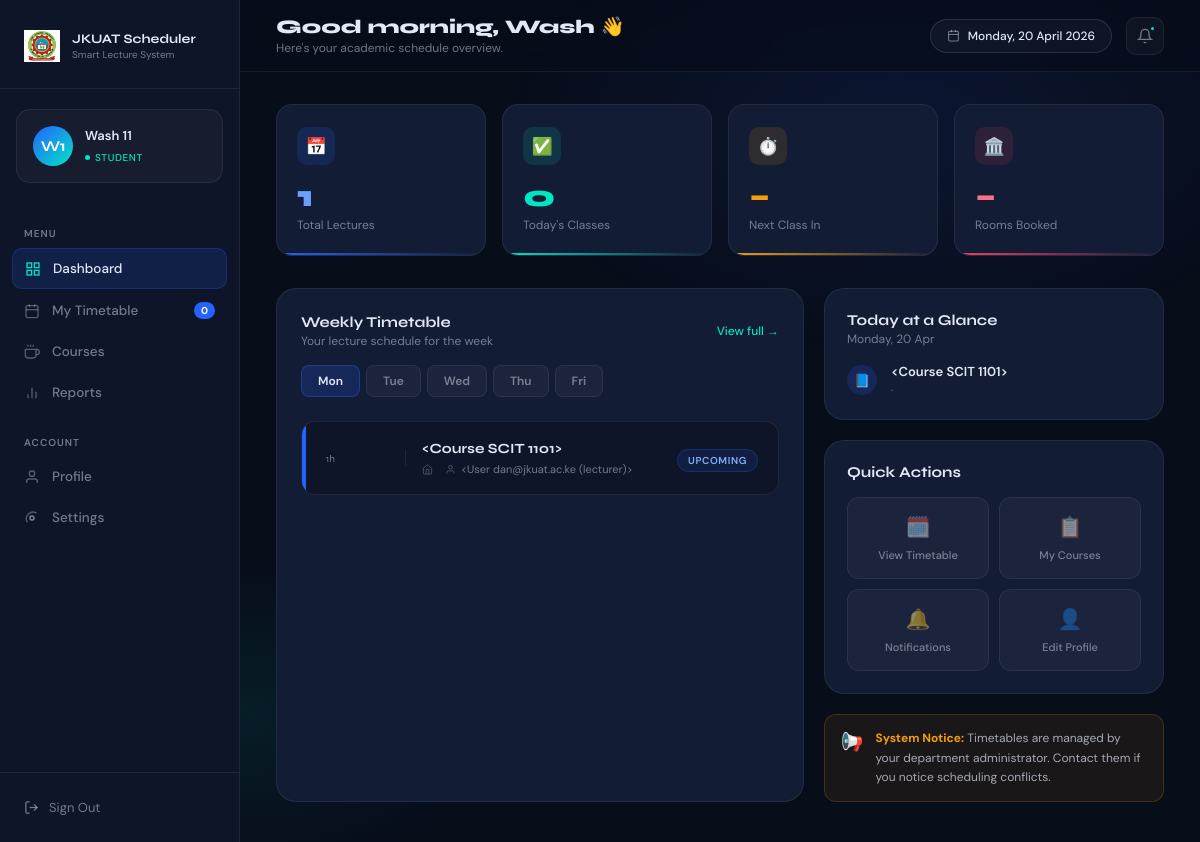
The app's page /student (signed in) with its own data.
### models.py (models this page shows, shortened)
class User(UserMixin, db.Model):
    __tablename__ = 'user'
    id       = db.Column(db.Integer, primary_key=True)
    name     = db.Column(db.String(120), nullable=False)
    email    = db.Column(db.String(120), unique=True, nullable=False)
    password = db.Column(db.String(256), nullable=False)
    role     = db.Column(db.String(20),  nullable=False)   # "student" | "lecturer"
    lectures       = db.relationship('Lecture',      backref='lecturer',
                                     foreign_keys='Lecture.lecturer_id', lazy=True)
    enrollments    = db.relationship('Enrollment',   backref='student',  lazy=True)
    notifications  = db.relationship('Notification', backref='user',     lazy=True,
                                     order_by='Notification.created_at.desc()')
    taught_courses = db.relationship('Course',       backref='lecturer', lazy=True)
    def unread_count(self):
        return Notification.query.filter_by(user_id=self.id, is_read=False).count()
    def __repr__(self):
        return f'<User {self.email} ({self.role})>'

class Lecture(db.Model):
    __tablename__ = 'lecture'
    id          = db.Column(db.Integer, primary_key=True)
    day         = db.Column(db.String(10),  nullable=False)
    start_time  = db.Column(db.Time, nullable=False)
    end_time    = db.Column(db.Time, nullable=False)
    created_at  = db.Column(db.DateTime, default=datetime.utcnow)
    lecturer_id = db.Column(db.Integer, db.ForeignKey('user.id'),   nullable=False)
    room_id     = db.Column(db.Integer, db.ForeignKey('room.id'),   nullable=False)
    course_id   = db.Column(db.Integer, db.ForeignKey('course.id'), nullable=False)
    notifications = db.relationship('Notification', backref='lecture', lazy=True)

class Course(db.Model):
    __tablename__ = 'course'
    id           = db.Column(db.Integer, primary_key=True)
    code         = db.Column(db.String(20),  nullable=False)   # "ICS 2200"
    name         = db.Column(db.String(120), nullable=False)   # "Electronics"
    year         = db.Column(db.Integer, nullable=False)        # 1–4
    semester     = db.Column(db.Integer, nullable=False)        # 1 or 2
    programme_id = db.Column(db.Integer, db.ForeignKey('programme.id'), nullable=False)
    lecturer_id  = db.Column(db.Integer, db.ForeignKey('user.id'),      nullable=True)
    lectures    = db.relationship('Lecture',    backref='course', lazy=True)
    enrollments = db.relationship('Enrollment', backref='course', lazy=True)
    def __repr__(self):
        return f'<Course {self.code}>'

### app.py (the view)
@app.route('/student')
@login_required
def student_dashboard():
    if current_user.role != 'student':
        return redirect(url_for('login'))
    enrolled_ids = [e.course_id for e in current_user.enrollments]
    lectures = Lecture.query\
        .filter(Lecture.course_id.in_(enrolled_ids))\
        .order_by(Lecture.day, Lecture.start_time)\
        .all() if enrolled_ids else []
    notifications = Notification.query\
        .filter_by(user_id=current_user.id)\
        .order_by(Notification.created_at.desc())\
        .limit(20).all()
    unread = current_user.unread_count()
    return render_template('student_dashboard.html',
                           user=current_user,
                           lectures=lectures,
                           notifications=notifications,
                           unread=unread)

### app.py (called while the page is built)
@login_manager.user_loader
def load_user(user_id):
    return User.query.get(int(user_id))

### templates/student_dashboard.html (shortened to what this page needs)
<!DOCTYPE html>
<html lang="en">
<head>
</head>
<body>
<aside class="sidebar">
    <div class="sidebar-brand">
        <img src="{{ url_for('static', filename='images/jkuat-logo.png') }}" alt="JKUAT">
        <div class="brand-text">
            JKUAT Scheduler
            <small>Smart Lecture System</small>
        </div>
    </div>
    <div class="sidebar-user">
        <div class="avatar" id="avatar-initials">--</div>
        <div class="user-info">
            <div class="user-name">{{ user.name }}</div>
            <div class="user-role">Student</div>
        </div>
    </div>
    <nav class="nav-section">
        <div class="nav-label">Menu</div>
        <a href="/student" class="nav-link active">
            <svg width="16" height="16" fill="none" stroke="currentColor" stroke-width="2" viewBox="0 0 24 24"><rect x="3" y="3" width="7" height="7"/><rect x="14" y="3" width="7" height="7"/><rect x="14" y="14" width="7" height="7"/><rect x="3" y="14" width="7" height="7"/></svg>
            Dashboard
        </a>
        <a href="#" class="nav-link">
            <svg width="16" height="16" fill="none" stroke="currentColor" stroke-width="2" viewBox="0 0 24 24"><rect x="3" y="4" width="18" height="18" rx="2"/><line x1="16" y1="2" x2="16" y2="6"/><line x1="8" y1="2" x2="8" y2="6"/><line x1="3" y1="10" x2="21" y2="10"/></svg>
            My Timetable
            <span class="badge-pill">0</span>
        </a>
        <a href="#" class="nav-link">
            <svg width="16" height="16" fill="none" stroke="currentColor" stroke-width="2" viewBox="0 0 24 24"><path d="M18 8h1a4 4 0 0 1 0 8h-1"/><path d="M2 8h16v9a4 4 0 0 1-4 4H6a4 4 0 0 1-4-4V8z"/><line x1="6" y1="1" x2="6" y2="4"/><line x1="10" y1="1" x2="10" y2="4"/><line x1="14" y1="1" x2="14" y2="4"/></svg>
            Courses
        </a>
        <a href="#" class="nav-link">
            <svg width="16" height="16" fill="none" stroke="currentColor" stroke-width="2" viewBox="0 0 24 24"><path d="M18 20V10"/><path d="M12 20V4"/><path d="M6 20v-6"/></svg>
            Reports
        </a>
        <div class="nav-label" style="margin-top:8px">Account</div>
        <a href="/profile" class="nav-link">
            <svg width="16" height="16" fill="none" stroke="currentColor" stroke-width="2" viewBox="0 0 24 24"><path d="M20 21v-2a4 4 0 0 0-4-4H8a4 4 0 0 0-4 4v2"/><circle cx="12" cy="7" r="4"/></svg>
            Profile
        </a>
        <a href="#" class="nav-link">
            <svg width="16" height="16" fill="none" stroke="currentColor" stroke-width="2" viewBox="0 0 24 24"><circle cx="12" cy="12" r="3"/><path d="M19.07 4.93A10 10 0 0 0 5 18.36M15 12a3 3 0 1 1-6 0 3 3 0 0 1 6 0"/></svg>
            Settings
        </a>
    </nav>
    <div class="sidebar-bottom">
        <a href="/logout" class="logout-link">
            <svg width="15" height="15" fill="none" stroke="currentColor" stroke-width="2" viewBox="0 0 24 24"><path d="M9 21H5a2 2 0 0 1-2-2V5a2 2 0 0 1 2-2h4"/><polyline points="16 17 21 12 16 7"/><line x1="21" y1="12" x2="9" y2="12"/></svg>
            Sign Out
        </a>
    </div>
</aside>
<div class="main">
    <header class="topbar">
        <div class="topbar-left">
            <h1>Good <span id="greeting-word">morning</span>, <span id="greeting-name">{{ user.name.split()[0] }}</span> 👋</h1>
            <p>Here's your academic schedule overview.</p>
        </div>
        <div class="topbar-right">
            <div class="today-pill">
                <svg width="13" height="13" fill="none" stroke="currentColor" stroke-width="2" viewBox="0 0 24 24"><rect x="3" y="4" width="18" height="18" rx="2"/><line x1="16" y1="2" x2="16" y2="6"/><line x1="8" y1="2" x2="8" y2="6"/><line x1="3" y1="10" x2="21" y2="10"/></svg>
                <span id="today-date">Today</span>
            </div>
            <div class="notif-btn">
                <svg width="16" height="16" fill="none" stroke="currentColor" stroke-width="2" viewBox="0 0 24 24"><path d="M18 8A6 6 0 0 0 6 8c0 7-3 9-3 9h18s-3-2-3-9"/><path d="M13.73 21a2 2 0 0 1-3.46 0"/></svg>
                <span class="notif-dot"></span>
            </div>
        </div>
    </header>
    <div class="content">
        <div class="stats-row">
            <div class="stat-card c-blue">
                <div class="stat-icon blue">📅</div>
                <div class="stat-val blue">{{ lectures|length }}</div>
                <div class="stat-label">Total Lectures</div>
            </div>
            <div class="stat-card c-teal">
                <div class="stat-icon teal">✅</div>
                <div class="stat-val teal">0</div>
                <div class="stat-label">Today's Classes</div>
            </div>
            <div class="stat-card c-amber">
                <div class="stat-icon amber">⏱️</div>
                <div class="stat-val amber">–</div>
                <div class="stat-label">Next Class In</div>
            </div>
            <div class="stat-card c-rose">
                <div class="stat-icon rose">🏛️</div>
                <div class="stat-val rose">–</div>
                <div class="stat-label">Rooms Booked</div>
            </div>
        </div>
        <div class="grid-2">
            <div class="timetable-panel">
                <div class="sec-head">
                    <div>
                        <div class="sec-title">Weekly Timetable</div>
                        <div class="sec-sub">Your lecture schedule for the week</div>
                    </div>
                    <a href="#" class="sec-action">View full →</a>
                </div>
                <div class="day-tabs" id="day-tabs">
                    <button class="day-tab" onclick="setDay(this,'Mon')">Mon</button>
                    <button class="day-tab" onclick="setDay(this,'Tue')">Tue</button>
                    <button class="day-tab" onclick="setDay(this,'Wed')">Wed</button>
                    <button class="day-tab" onclick="setDay(this,'Thu')">Thu</button>
                    <button class="day-tab" onclick="setDay(this,'Fri')">Fri</button>
                </div>
                <div class="lecture-list" id="lecture-list">
                    {% if lectures %}
                        {% for lecture in lectures %}
                        <div class="lecture-card">
                            <div class="card-accent-bar blue"></div>
                            <div class="card-body">
                                <div class="card-time">
                                    <span>{{ lecture.duration if lecture.duration else '1h' }}</span>
                                </div>
                                <div class="card-info">
                                    <div class="card-course">{{ lecture.course }}</div>
                                    <div class="card-meta">
                                        <span class="meta-chip">
                                            <svg width="11" height="11" fill="none" stroke="currentColor" stroke-width="2" viewBox="0 0 24 24"><path d="M3 9l9-7 9 7v11a2 2 0 0 1-2 2H5a2 2 0 0 1-2-2z"/><polyline points="9 22 9 12 15 12 15 22"/></svg>
                                        </span>
                                        {% if lecture.lecturer %}
                                        <span class="meta-chip">
                                            <svg width="11" height="11" fill="none" stroke="currentColor" stroke-width="2" viewBox="0 0 24 24"><path d="M20 21v-2a4 4 0 0 0-4-4H8a4 4 0 0 0-4 4v2"/><circle cx="12" cy="7" r="4"/></svg>
                                            {{ lecture.lecturer }}
                                        </span>
                                        {% endif %}
                                    </div>
                                </div>
                                <div class="card-status">
                                    <span class="status-badge next">Upcoming</span>
                                </div>
                            </div>
                        </div>
                        {% endfor %}
                    {% endif %}
                </div>
            </div>
            <div class="right-col">
                <div class="today-card">
                    <div class="sec-head">
                        <div>
                            <div class="sec-title">Today at a Glance</div>
                            <div class="sec-sub" id="today-label">Loading…</div>
                        </div>
                    </div>
                    <div class="today-timeline">
                        {% if lectures %}
                            {% for lecture in lectures[:3] %}
                            <div class="timeline-item">
                                <div class="tl-dot blue">📘</div>
                                <div class="tl-body">
                                    <div class="tl-course">{{ lecture.course }}</div>
                                    <div class="tl-meta">{{ lecture.time }} · {{ lecture.room }}</div>
                                </div>
                            </div>
                            {% endfor %}
                        {% endif %}
                    </div>
                </div>
                <div class="quick-card">
                    <div class="sec-head">
                        <div class="sec-title">Quick Actions</div>
                    </div>
                    <div class="quick-grid">
                        <a href="#" class="quick-btn">
                            <span class="qb-icon">🗓️</span>
                            View Timetable
                        </a>
                        <a href="#" class="quick-btn">
                            <span class="qb-icon">📋</span>
                            My Courses
                        </a>
                        <a href="#" class="quick-btn">
                            <span class="qb-icon">🔔</span>
                            Notifications
                        </a>
                        <a href="#" class="quick-btn">
                            <span class="qb-icon">👤</span>
                            Edit Profile
                        </a>
                    </div>
                </div>
                <div class="notice">
                    <div class="notice-icon">📢</div>
                    <div class="notice-text">
                        <strong>System Notice:</strong> Timetables are managed by your department administrator. Contact them if you notice scheduling conflicts.
                    </div>
                </div>
            </div>
        </div>
    </div>
</div>
</body>
</html>

### records on screen
User: name "Wash 11", name "Wash"
Lecture: duration "1h", course "<Course SCIT 1101>", lecturer "<User dan@jkuat.ac.ke (lecturer)>"

### other values on screen
{{ lectures|length }} "1"
